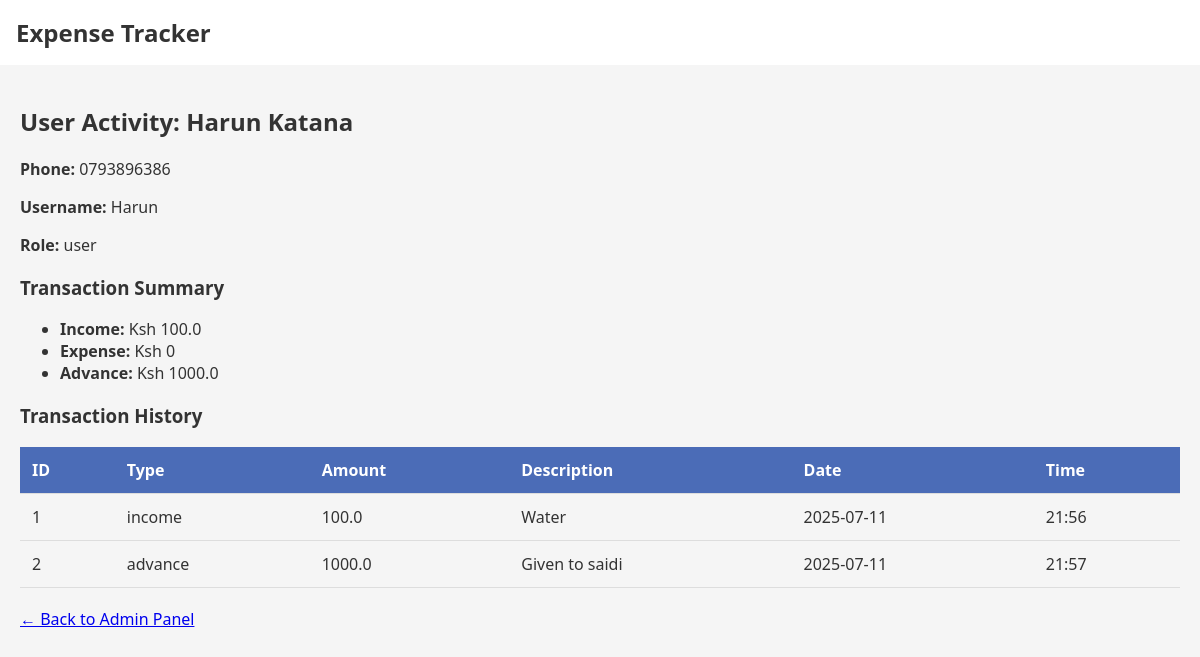
Screenshot of /admin/user/1 (signed in) with the database file from the repository.
### tables this page shows
CREATE TABLE users (
            id INTEGER PRIMARY KEY AUTOINCREMENT,
            name TEXT,
            phone TEXT,
            username TEXT UNIQUE,
            password TEXT,
            role TEXT
        );

CREATE TABLE transactions (
            id INTEGER PRIMARY KEY AUTOINCREMENT,
            user_id INTEGER,
            type TEXT,  -- income, expense, advance
            amount REAL,
            description TEXT,
            date TEXT,
            time TEXT,
            FOREIGN KEY(user_id) REFERENCES users(id)
        );

### app.py (the view)
@app.route('/admin/user/<int:user_id>')
@admin_only
def user_activity(user_id):
    db = get_db()
    user = db.execute("SELECT * FROM users WHERE id=?", (user_id,)).fetchone()
    if not user:
        flash("User not found.")
        return redirect(url_for('dashboard'))
    transactions = db.execute("SELECT * FROM transactions WHERE user_id=? ORDER BY date DESC", (user_id,)).fetchall()
    labels = ['income', 'expense', 'advance']
    data = [db.execute("SELECT SUM(amount) FROM transactions WHERE type=? AND user_id=?", (label, user_id)).fetchone()[0] or 0 for label in labels]
    return render_template('user_activity.html', user=user, transactions=transactions, labels=labels, data=data, zip=zip)

### app.py (called while the page is built)
@app.context_processor
def inject_settings():
    db = get_db()
    try:
        settings_data = db.execute("SELECT key, value FROM settings").fetchall()
        return {
            'settings': {row['key']: row['value'] for row in settings_data}
        }
    except Exception:
        return {'settings': {}}

def admin_only(f):
    @wraps(f)
    def decorated(*args, **kwargs):
        if 'user' not in session or session['user']['role'] != 'admin':
            flash("Admin access only")
            return redirect(url_for('dashboard'))
        return f(*args, **kwargs)
    return decorated

### database.py (called while the page is built)
def get_db():
    if 'db' not in g:
        g.db = sqlite3.connect(DATABASE)
        g.db.row_factory = sqlite3.Row
        g.db.execute('PRAGMA foreign_keys = ON')  # Enforce foreign key constraints
    return g.db

### templates/user_activity.html
{% extends "base.html" %}
{% block content %}
<h2>User Activity: {{ user.name }}</h2>
<p><strong>Phone:</strong> {{ user.phone }}</p>
<p><strong>Username:</strong> {{ user.username }}</p>
<p><strong>Role:</strong> {{ user.role }}</p>
<h3>Transaction Summary</h3>
<ul>
  {% for label, value in zip(labels, data) %}
    <li><strong>{{ label.title() }}:</strong> Ksh {{ value }}</li>
  {% endfor %}
</ul>
<h3>Transaction History</h3>
<table>
  <tr><th>ID</th><th>Type</th><th>Amount</th><th>Description</th><th>Date</th><th>Time</th></tr>
  {% for tx in transactions %}
    <tr>
      <td>{{ tx.id }}</td>
      <td>{{ tx.type }}</td>
      <td>{{ tx.amount }}</td>
      <td>{{ tx.description }}</td>
      <td>{{ tx.date }}</td>
      <td>{{ tx.time }}</td>
    </tr>
  {% endfor %}
</table>
<a href="{{ url_for('dashboard') }}" style="display: inline-block; margin-top: 20px;">← Back to Admin Panel</a>
{% endblock %}

### static/style.css (style rules this page uses)
body { margin: 0; font-family: 'Segoe UI', Tahoma, Geneva, Verdana, sans-serif; background-color: #f4f6f8; color: #333; }
table { width: 100%; border-collapse: collapse; margin-top: 10px; }
th, td { padding: 12px; border-bottom: 1px solid #ddd; text-align: left; }
th { background-color: #4b6cb7; color: white; }

### rows the page displays
users: name "Harun Katana", phone "0793896386", username "Harun", role "user"
transactions: title "Income", amount "100.0", id "1", type "income", description "Water", date "2025-07-11", time "21:56"
transactions: title "Advance", amount "1000.0", id "2", type "advance", description "Given to saidi", date "2025-07-11", time "21:57"

### other values shown
{{ settings.get('site_name', 'Expense Tracker') }} "Expense Tracker"
{{ label.title() }} "Expense"
{{ value }} "0"
